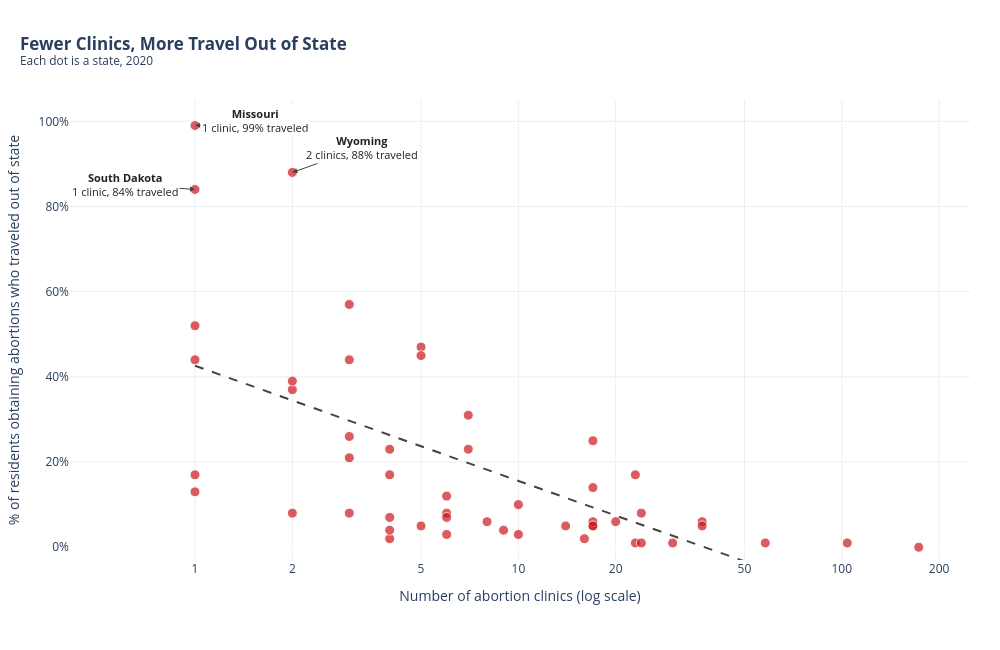

The notebook cell this image was saved under:
### Code cell
# VISUALIZATION 2 
import numpy as np
import pandas as pd
import plotly.graph_objects as go

FILE = "GuttmacherInstituteAbortionDataByState.xlsx"
CLINICS  = "No. of abortion clinics, 2020"
TRAVELED = "% of residents obtaining abortions who traveled out of state for care, 2020"

df = pd.read_excel(FILE, sheet_name="Guttmacher").rename(columns={"U.S. State": "state"})
df[CLINICS] = pd.to_numeric(df[CLINICS], errors="coerce")
df[TRAVELED] = pd.to_numeric(df[TRAVELED], errors="coerce")
df = df.dropna(subset=[CLINICS, TRAVELED])
df = df[df[CLINICS] > 0].copy()

# Trend line: fit y against log10(x) so it plots as a straight line on the log axis
slope, intercept = np.polyfit(np.log10(df[CLINICS]), df[TRAVELED], 1)
x_line = np.logspace(np.log10(df[CLINICS].min()), np.log10(df[CLINICS].max()), 100)
y_line = slope * np.log10(x_line) + intercept

fig = go.Figure()
fig.add_trace(go.Scatter(
    x=df[CLINICS], y=df[TRAVELED], mode="markers",
    marker=dict(size=10, color="#cb181d", opacity=0.7, line=dict(color="white", width=1)),
    text=df["state"],
    hovertemplate="<b>%{text}</b><br>Clinics: %{x}<br>Traveled out of state: %{y}%<extra></extra>",
    showlegend=False,
))
fig.add_trace(go.Scatter(
    x=x_line, y=y_line, mode="lines",
    line=dict(color="#444444", width=2, dash="dash"),
    hoverinfo="skip", showlegend=False,
))

# Label only these three states
LABEL_STATES = {
    "Missouri":     dict(ax=60,  ay=-5),
    "Wyoming":      dict(ax=70,  ay=-25),
    "South Dakota": dict(ax=-70, ay=-5),
}
for st, off in LABEL_STATES.items():
    row = df[df["state"] == st]
    if row.empty:
        continue
    x, y = row[CLINICS].iloc[0], row[TRAVELED].iloc[0]
    fig.add_annotation(
        x=np.log10(x), y=y, xref="x", yref="y",   # log axes take log10 values for annotations
        text=f"<b>{st}</b><br>{int(x)} clinic{'s' if x != 1 else ''}, {y:.0f}% traveled",
        showarrow=True, arrowhead=2, arrowwidth=1, arrowcolor="#444444",
        ax=off["ax"], ay=off["ay"], font=dict(size=11, color="#222222"),
        bgcolor="rgba(255,255,255,0.85)",
    )

fig.update_layout(
    title=dict(
        text="<b>Fewer Clinics, More Travel Out of State</b>"
             "<br><sup>Each dot is a state, 2020</sup>",
        x=0.02, xanchor="left",
    ),
    xaxis=dict(title="Number of abortion clinics (log scale)", type="log",
               showgrid=True, gridcolor="#eeeeee",
               tickvals=[1, 2, 5, 10, 20, 50, 100, 200],
               ticktext=["1", "2", "5", "10", "20", "50", "100", "200"]),
    yaxis=dict(title="% of residents obtaining abortions who traveled out of state",
               range=[-3, 105], ticksuffix="%", showgrid=True, gridcolor="#eeeeee"),
    plot_bgcolor="white",
    margin=dict(l=70, r=30, t=100, b=90),
    width=1000, height=650,
)
fig.show()

### Figure 1 — Plotly figure (JSON) as saved in the notebook; plotly's stock layout.template omitted (floating-point values rounded to 4 significant figures)
{"data": [{"hovertemplate": "<b>%{text}</b><br>Clinics: %{x}<br>Traveled out of state: %{y}%<extra></extra>", "marker": {"color": "#cb181d", "line": {"color": "white", "width": 1}, "opacity": 0.7, "size": 10}, "mode": "markers", "showlegend": false, "text": ["Alabama", "Alaska", "Arizona", "Arkansas", "California", "Colorado", "Connecticut", "Delaware", "District of Columbia", "Florida", "Georgia", "Hawaii", "Idaho", "Illinois", "Indiana", "Iowa", "Kansas", "Kentucky", "Louisiana", "Maine", "Maryland", "Massachusetts", "Michigan", "Minnesota", "Mississippi", "Missouri", "Montana", "Nebraska", "Nevada", "New Hampshire", "New Jersey", "New Mexico", "New York", "North Carolina", "North Dakota", "Ohio", "Oklahoma", "Oregon", "Pennsylvania", "Rhode Island", "South Carolina", "South Dakota", "Tennessee", "Texas", "Utah", "Vermont", "Virginia", "Washington", "West Virginia", "Wisconsin", "Wyoming"], "type": "scatter", "x": [5, 4, 8, 2, 173, 23, 20, 3, 5, 58, 14, 4, 3, 30, 7, 6, 4, 2, 3, 17, 23, 17, 24, 10, 1, 1, 6, 3, 9, 4, 37, 6, 104, 16, 1, 10, 5, 17, 17, 1, 3, 1, 7, 24, 2, 6, 17, 37, 1, 4, 2], "y": [47, 7, 6, 37, 0, 1, 6, 44, 45, 1, 5, 2, 26, 1, 31, 12, 4, 39, 21, 5, 17, 6, 1, 3, 44, 99, 3, 8, 4, 23, 6, 8, 1, 2, 13, 10, 5, 5, 14, 17, 57, 84, 23, 8, 8, 7, 25, 5, 52, 17, 88]}, {"hoverinfo": "skip", "line": {"color": "#444444", "dash": "dash", "width": 2}, "mode": "lines", "showlegend": false, "type": "scatter", "x": [1.0, 1.053, 1.11, 1.169, 1.231, 1.297, 1.367, 1.44, 1.517, 1.598, 1.683, 1.773, 1.868, 1.967, 2.072, 2.183, 2.3, 2.423, 2.552, 2.689, 2.832, 2.984, 3.143, 3.311, 3.488, 3.674, 3.871, 4.077, 4.295, 4.525, 4.766, 5.021, 5.289, 5.572, 5.87, 6.183, 6.514, 6.862, 7.228, 7.615, 8.022, 8.45, 8.902, 9.377, 9.878, 10.41, 10.96, 11.55, 12.17, 12.82, 13.5, 14.22, 14.98, 15.78, 16.62, 17.51, 18.45, 19.43, 20.47, 21.57, 22.72, 23.93, 25.21, 26.56, 27.98, 29.47, 31.05, 32.71, 34.45, 36.3, 38.23, 40.28, 42.43, 44.7, 47.09, 49.6, 52.25, 55.04, 57.98, 61.08, 64.35, 67.78, 71.41, 75.22, 79.24, 83.47, 87.93, 92.63, 97.58, 102.8, 108.3, 114.1, 120.2, 126.6, 133.4, 140.5, 148.0, 155.9, 164.2, 173.0], "y": [42.6, 41.99, 41.38, 40.77, 40.16, 39.54, 38.93, 38.32, 37.71, 37.1, 36.49, 35.88, 35.27, 34.66, 34.05, 33.43, 32.82, 32.21, 31.6, 30.99, 30.38, 29.77, 29.16, 28.55, 27.94, 27.33, 26.71, 26.1, 25.49, 24.88, 24.27, 23.66, 23.05, 22.44, 21.83, 21.22, 20.61, 19.99, 19.38, 18.77, 18.16, 17.55, 16.94, 16.33, 15.72, 15.11, 14.5, 13.88, 13.27, 12.66, 12.05, 11.44, 10.83, 10.22, 9.608, 8.997, 8.386, 7.775, 7.164, 6.553, 5.943, 5.332, 4.721, 4.11, 3.499, 2.888, 2.277, 1.666, 1.055, 0.4441, -0.1669, -0.7778, -1.389, -2.0, -2.611, -3.222, -3.833, -4.443, -5.054, -5.665, -6.276, -6.887, -7.498, -8.109, -8.72, -9.331, -9.942, -10.55, -11.16, -11.77, -12.39, -13.0, -13.61, -14.22, -14.83, -15.44, -16.05, -16.66, -17.27, -17.88]}], "layout": {"annotations": [{"arrowcolor": "#444444", "arrowhead": 2, "arrowwidth": 1, "ax": 60, "ay": -5, "bgcolor": "rgba(255,255,255,0.85)", "font": {"color": "#222222", "size": 11}, "showarrow": true, "text": "<b>Missouri</b><br>1 clinic, 99% traveled", "x": 0, "xref": "x", "y": 99, "yref": "y"}, {"arrowcolor": "#444444", "arrowhead": 2, "arrowwidth": 1, "ax": 70, "ay": -25, "bgcolor": "rgba(255,255,255,0.85)", "font": {"color": "#222222", "size": 11}, "showarrow": true, "text": "<b>Wyoming</b><br>2 clinics, 88% traveled", "x": 0.301, "xref": "x", "y": 88, "yref": "y"}, {"arrowcolor": "#444444", "arrowhead": 2, "arrowwidth": 1, "ax": -70, "ay": -5, "bgcolor": "rgba(255,255,255,0.85)", "font": {"color": "#222222", "size": 11}, "showarrow": true, "text": "<b>South Dakota</b><br>1 clinic, 84% traveled", "x": 0, "xref": "x", "y": 84, "yref": "y"}], "height": 650, "margin": {"b": 90, "l": 70, "r": 30, "t": 100}, "plot_bgcolor": "white", "title": {"text": "<b>Fewer Clinics, More Travel Out of State</b><br><sup>Each dot is a state, 2020</sup>", "x": 0.02, "xanchor": "left"}, "width": 1000, "xaxis": {"gridcolor": "#eeeeee", "showgrid": true, "ticktext": ["1", "2", "5", "10", "20", "50", "100", "200"], "tickvals": [1, 2, 5, 10, 20, 50, 100, 200], "title": {"text": "Number of abortion clinics (log scale)"}, "type": "log"}, "yaxis": {"gridcolor": "#eeeeee", "range": [-3, 105], "showgrid": true, "ticksuffix": "%", "title": {"text": "% of residents obtaining abortions who traveled out of state"}}}}
